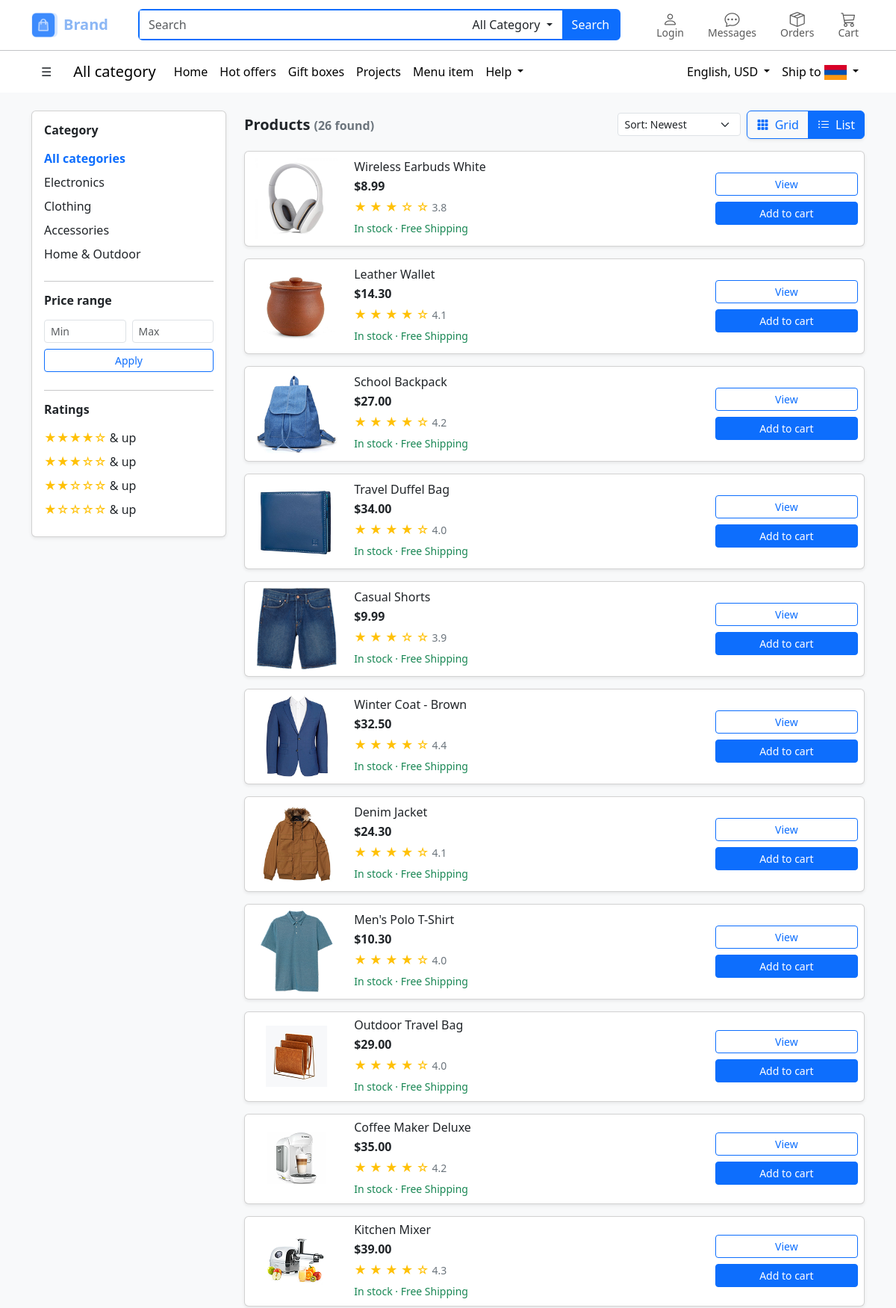
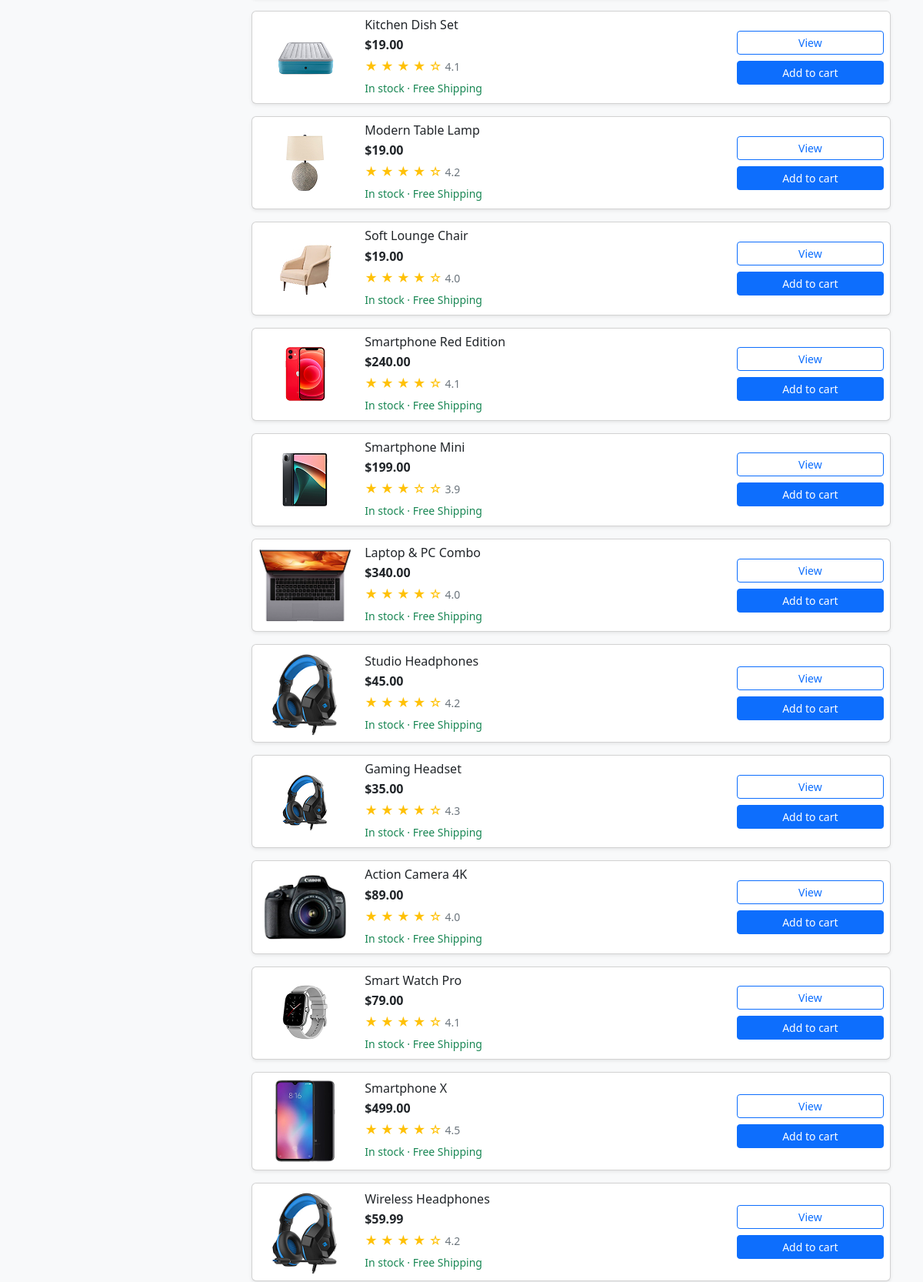
Screenshot of /products/list/ (upper part) with the database file from the repository (2 pictures, top to bottom).
### products_app/models.py (models this page shows, shortened)
class Product(models.Model):
    CATEGORY_CHOICES = [
        ('electronics', 'Electronics'),
        ('clothing', 'Clothing'),
        ('accessories', 'Accessories'),
        ('home_outdoor', 'Home & Outdoor'),
    ]
    name = models.CharField(max_length=255)
    price = models.DecimalField(max_digits=10, decimal_places=2)
    image = models.ImageField(upload_to='products/', blank=True, null=True)
    description = models.TextField(blank=True)
    category = models.CharField(max_length=30, choices=CATEGORY_CHOICES, default='electronics')
    stock = models.PositiveIntegerField(default=0)
    old_price = models.DecimalField(max_digits=10, decimal_places=2, blank=True, null=True)
    rating = models.DecimalField(max_digits=2, decimal_places=1, default=4.0)
    is_featured = models.BooleanField(default=False)
    created_at = models.DateTimeField(auto_now_add=True)
    updated_at = models.DateTimeField(auto_now=True)
    class Meta:
        ordering = ['-created_at']
    @property
    def in_stock(self):
        return self.stock > 0

### products_app/views.py (the view)
# urls.py: path('list/', views.product_list, name='product_list'),
def product_list(request):
    products = _filtered_queryset(request)
    context = {
        'products': products,
        'query': request.GET.get('q', ''),
        'categories': Product.CATEGORY_CHOICES,
        'selected_category': request.GET.get('category', ''),
        'selected_sort': request.GET.get('sort', ''),
        'min_price': request.GET.get('min_price', ''),
        'max_price': request.GET.get('max_price', ''),
        'min_rating': request.GET.get('min_rating', ''),
    }
    return render(request, 'products_app/product_list.html', context)

### cart_app/context_processors.py (called while the page is built)
def cart_summary(request):
    if request.user.is_authenticated:
        cart = Cart.objects.filter(user=request.user).first()
        count = cart.total_quantity if cart else 0
    else:
        count = 0
    return {'cart_item_count': count}

### templates/products_app/product_list.html (shortened to what this page needs)
{% extends "base.html" %}
{% load static %}
{% block content %}
<div class="container my-4">
    <div class="row g-4">
        <div class="col-lg-3 d-none d-lg-block">
            {% include "partials/category_sidebar.html" %}
        </div>
        <div class="col-12 col-lg-9">
            {% include "partials/product_toolbar.html" %}
            {% if products %}
            <div class="d-flex flex-column gap-3">
                {% for product in products %}
                <div class="card shadow-sm">
                    <div class="row g-0 align-items-center">
                        <div class="col-4 col-md-2 text-center p-2">
                            {% if product.image %}
                            <img src="{{ product.image.url }}" alt="{{ product.name }}" class="img-fluid" style="max-height:110px;object-fit:contain;">
                            {% endif %}
                        </div>
                        <div class="col-8 col-md-7 p-2">
                            <a href="{% url 'product_detail' product.pk %}" class="text-decoration-none text-dark">
                                <h6 class="mb-1">{{ product.name }}</h6>
                            </a>
                            <p class="fw-bold mb-1">${{ product.price }}</p>
                            <p class="text-warning mb-1">
                                {% for i in "12345" %}
                                    {% if forloop.counter <= product.rating %}&#9733;{% else %}&#9734;{% endif %}
                                {% endfor %}
                                <span class="text-secondary small">{{ product.rating }}</span>
                            </p>
                            {% if product.in_stock %}
                            <span class="text-success small">In stock &middot; Free Shipping</span>
                            {% else %}
                            <span class="text-danger small">Out of stock</span>
                            {% endif %}
                        </div>
                        <div class="col-12 col-md-3 p-2 d-flex flex-md-column gap-2">
                            <a href="{% url 'product_detail' product.pk %}" class="btn btn-outline-primary btn-sm flex-fill">View</a>
                            {% if product.in_stock %}
                            <form method="post" action="{% url 'add_to_cart' product.pk %}" class="flex-fill">
                                <button type="submit" class="btn btn-primary btn-sm w-100">Add to cart</button>
                            </form>
                            {% endif %}
                        </div>
                    </div>
                </div>
                {% endfor %}
            </div>
            {% else %}
            <div class="text-center py-5 text-secondary">
                <i class="bi bi-search fs-1"></i>
                <p class="mt-2">No products found{% if query %} for "{{ query }}"{% endif %}.</p>
            </div>
            {% endif %}
        </div>
    </div>
</div>
{% endblock content %}

### rows the page displays
Product: image (picture), name "Wireless Earbuds White", price "8.99", rating "3.8", stock "In stock · Free Shipping"
Product: image (picture), name "Leather Wallet", price "14.30", rating "4.1", stock "In stock · Free Shipping"
Product: image (picture), name "School Backpack", price "27.00", rating "4.2", stock "In stock · Free Shipping"
Product: image (picture), name "Travel Duffel Bag", price "34.00", rating "4.0", stock "In stock · Free Shipping"
Product: image (picture), name "Casual Shorts", price "9.99", rating "3.9", stock "In stock · Free Shipping"
Product: image (picture), name "Winter Coat - Brown", price "32.50", rating "4.4", stock "In stock · Free Shipping"
Product: image (picture), name "Denim Jacket", price "24.30", rating "4.1", stock "In stock · Free Shipping"
Product: image (picture), name "Men's Polo T-Shirt", price "10.30", rating "4.0", stock "In stock · Free Shipping"
Product: image (picture), name "Outdoor Travel Bag", price "29.00", rating "4.0", stock "In stock · Free Shipping"
Product: image (picture), name "Coffee Maker Deluxe", price "35.00", rating "4.2", stock "In stock · Free Shipping"
Product: image (picture), name "Kitchen Mixer", price "39.00", rating "4.3", stock "In stock · Free Shipping"
Product: image (picture), name "Kitchen Dish Set", price "19.00", rating "4.1", stock "In stock · Free Shipping"
Product: image (picture), name "Modern Table Lamp", price "19.00", rating "4.2", stock "In stock · Free Shipping"
Product: image (picture), name "Soft Lounge Chair", price "19.00", rating "4.0", stock "In stock · Free Shipping"
Product: image (picture), name "Smartphone Red Edition", price "240.00", rating "4.1", stock "In stock · Free Shipping"
Product: image (picture), name "Smartphone Mini", price "199.00", rating "3.9", stock "In stock · Free Shipping"
Product: image (picture), name "Laptop & PC Combo", price "340.00", rating "4.0", stock "In stock · Free Shipping"
Product: image (picture), name "Studio Headphones", price "45.00", rating "4.2", stock "In stock · Free Shipping"
Product: image (picture), name "Gaming Headset", price "35.00", rating "4.3", stock "In stock · Free Shipping"
Product: image (picture), name "Action Camera 4K", price "89.00", rating "4.0", stock "In stock · Free Shipping"
Product: image (picture), name "Smart Watch Pro", price "79.00", rating "4.1", stock "In stock · Free Shipping"
Product: image (picture), name "Smartphone X", price "499.00", rating "4.5", stock "In stock · Free Shipping"
Product: image (picture), name "Wireless Headphones", price "59.99", rating "4.2", stock "In stock · Free Shipping"

### other values shown
{{ label }} "Electronics" "Clothing" "Accessories" "Home & Outdoor"
{{ products|length }} "26"
